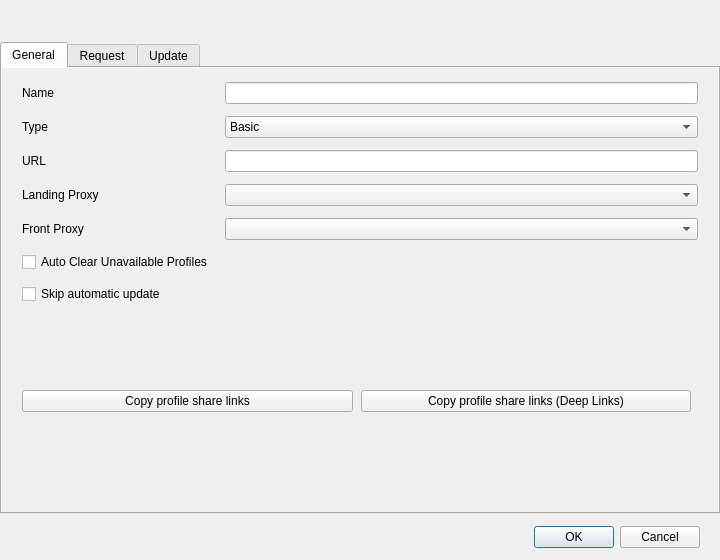
<?xml version="1.0" encoding="UTF-8"?>
<ui version="4.0">
 <class>DialogEditGroup</class>
 <widget class="QDialog" name="DialogEditGroup">
  <property name="geometry">
   <rect>
    <x>0</x>
    <y>0</y>
    <width>720</width>
    <height>560</height>
   </rect>
  </property>
  <property name="minimumSize">
   <size>
    <width>600</width>
    <height>440</height>
   </size>
  </property>
  <property name="windowTitle">
   <string>Group</string>
  </property>
  <layout class="QVBoxLayout" name="dialog_layout" stretch="0,1,0">
   <property name="spacing">
    <number>0</number>
   </property>
   <property name="leftMargin">
    <number>0</number>
   </property>
   <property name="topMargin">
    <number>0</number>
   </property>
   <property name="rightMargin">
    <number>0</number>
   </property>
   <property name="bottomMargin">
    <number>0</number>
   </property>
   <item>
    <widget class="QFrame" name="dialog_header">
     <layout class="QHBoxLayout" name="header_row">
      <property name="leftMargin">
       <number>20</number>
      </property>
      <property name="topMargin">
       <number>16</number>
      </property>
      <property name="rightMargin">
       <number>20</number>
      </property>
      <property name="bottomMargin">
       <number>12</number>
      </property>
      <item>
       <widget class="QLabel" name="dialog_title">
        <property name="text">
         <string notr="true" />
        </property>
        <property name="role" stdset="false">
         <string notr="true">dialogTitle</string>
        </property>
       </widget>
      </item>
     </layout>
    </widget>
   </item>
   <item>
    <widget class="QTabWidget" name="tabs">
     <property name="currentIndex">
      <number>0</number>
     </property>
     <widget class="QWidget" name="tab_base">
      <attribute name="title">
       <string>General</string>
      </attribute>
      <layout class="QVBoxLayout" name="tab_base_layout">
       <property name="spacing">
        <number>0</number>
       </property>
       <property name="leftMargin">
        <number>0</number>
       </property>
       <property name="topMargin">
        <number>0</number>
       </property>
       <property name="rightMargin">
        <number>0</number>
       </property>
       <property name="bottomMargin">
        <number>0</number>
       </property>
       <item>
        <widget class="QScrollArea" name="tab_base_scroll">
         <property name="frameShape">
          <enum>QFrame::Shape::NoFrame</enum>
         </property>
         <property name="horizontalScrollBarPolicy">
          <enum>Qt::ScrollBarPolicy::ScrollBarAlwaysOff</enum>
         </property>
         <property name="widgetResizable">
          <bool>true</bool>
         </property>
         <widget class="QWidget" name="tab_base_contents">
          <layout class="QVBoxLayout" name="tab_base_column">
           <property name="spacing">
            <number>12</number>
           </property>
           <property name="leftMargin">
            <number>20</number>
           </property>
           <property name="topMargin">
            <number>14</number>
           </property>
           <property name="rightMargin">
            <number>20</number>
           </property>
           <property name="bottomMargin">
            <number>18</number>
           </property>
           <item>
            <layout class="QGridLayout" name="main">
             <property name="leftMargin">
              <number>0</number>
             </property>
             <property name="topMargin">
              <number>0</number>
             </property>
             <property name="rightMargin">
              <number>0</number>
             </property>
             <property name="bottomMargin">
              <number>0</number>
             </property>
             <item row="0" column="0">
              <widget class="QLabel" name="label">
               <property name="text">
                <string>Name</string>
               </property>
              </widget>
             </item>
             <item row="0" column="1">
              <widget class="QLineEdit" name="name" />
             </item>
             <item row="1" column="0">
              <widget class="QLabel" name="label_2">
               <property name="text">
                <string>Type</string>
               </property>
              </widget>
             </item>
             <item row="1" column="1">
              <widget class="QComboBox" name="type">
               <item>
                <property name="text">
                 <string>Basic</string>
                </property>
               </item>
               <item>
                <property name="text">
                 <string>Subscription</string>
                </property>
               </item>
              </widget>
             </item>
             <item row="2" column="0">
              <widget class="QLabel" name="label_4">
               <property name="text">
                <string>URL</string>
               </property>
              </widget>
             </item>
             <item row="2" column="1">
              <widget class="MyLineEdit" name="url" />
             </item>
             <item row="3" column="0">
              <widget class="QLabel" name="landing_proxy_l">
               <property name="text">
                <string>Landing Proxy</string>
               </property>
              </widget>
             </item>
             <item row="3" column="1">
              <widget class="QComboBox" name="landing_proxy" />
             </item>
             <item row="4" column="0">
              <widget class="QLabel" name="front_proxy_l">
               <property name="text">
                <string>Front Proxy</string>
               </property>
              </widget>
             </item>
             <item row="4" column="1">
              <widget class="QComboBox" name="front_proxy" />
             </item>
             <item row="5" column="0">
              <widget class="QCheckBox" name="auto_clear_unavailable">
               <property name="text">
                <string>Auto Clear Unavailable Profiles</string>
               </property>
              </widget>
             </item>
             <item row="6" column="0">
              <widget class="QCheckBox" name="skip_auto_update">
               <property name="text">
                <string>Skip automatic update</string>
               </property>
              </widget>
             </item>
            </layout>
           </item>
           <item>
            <widget class="QWidget" name="cat_share" native="true">
             <layout class="QHBoxLayout" name="share_row">
              <property name="spacing">
               <number>8</number>
              </property>
              <property name="leftMargin">
               <number>0</number>
              </property>
              <property name="topMargin">
               <number>0</number>
              </property>
              <property name="rightMargin">
               <number>0</number>
              </property>
              <property name="bottomMargin">
               <number>0</number>
              </property>
              <item>
               <widget class="QPushButton" name="copy_links">
                <property name="text">
                 <string>Copy profile share links</string>
                </property>
               </widget>
              </item>
              <item>
               <widget class="QPushButton" name="copy_links_nkr">
                <property name="text">
                 <string>Copy profile share links (Deep Links)</string>
                </property>
               </widget>
              </item>
              <item>
               <spacer name="share_tail">
                <property name="orientation">
                 <enum>Qt::Orientation::Horizontal</enum>
                </property>
               </spacer>
              </item>
             </layout>
            </widget>
           </item>
           <item>
            <spacer name="tab_base_tail">
             <property name="orientation">
              <enum>Qt::Orientation::Vertical</enum>
             </property>
            </spacer>
           </item>
          </layout>
         </widget>
        </widget>
       </item>
      </layout>
     </widget>
     <widget class="QWidget" name="tab_request">
      <attribute name="title">
       <string>Request</string>
      </attribute>
      <layout class="QVBoxLayout" name="tab_request_layout">
       <property name="spacing">
        <number>0</number>
       </property>
       <property name="leftMargin">
        <number>0</number>
       </property>
       <property name="topMargin">
        <number>0</number>
       </property>
       <property name="rightMargin">
        <number>0</number>
       </property>
       <property name="bottomMargin">
        <number>0</number>
       </property>
       <item>
        <widget class="QScrollArea" name="tab_request_scroll">
         <property name="frameShape">
          <enum>QFrame::Shape::NoFrame</enum>
         </property>
         <property name="horizontalScrollBarPolicy">
          <enum>Qt::ScrollBarPolicy::ScrollBarAlwaysOff</enum>
         </property>
         <property name="widgetResizable">
          <bool>true</bool>
         </property>
         <widget class="QWidget" name="tab_request_contents">
          <layout class="QVBoxLayout" name="tab_request_column">
           <property name="spacing">
            <number>12</number>
           </property>
           <property name="leftMargin">
            <number>20</number>
           </property>
           <property name="topMargin">
            <number>14</number>
           </property>
           <property name="rightMargin">
            <number>20</number>
           </property>
           <property name="bottomMargin">
            <number>18</number>
           </property>
           <item>
            <layout class="QGridLayout" name="endpoint_form">
             <property name="leftMargin">
              <number>0</number>
             </property>
             <property name="topMargin">
              <number>0</number>
             </property>
             <property name="rightMargin">
              <number>0</number>
             </property>
             <property name="bottomMargin">
              <number>0</number>
             </property>
             <item row="0" column="0">
              <widget class="QLabel" name="endpoint_l">
               <property name="text">
                <string>Server Address</string>
               </property>
              </widget>
             </item>
             <item row="0" column="1">
              <layout class="QHBoxLayout" name="endpoint_row">
               <property name="spacing">
                <number>8</number>
               </property>
               <item>
                <widget class="QComboBox" name="endpoint_mode" />
               </item>
               <item>
                <widget class="MyLineEdit" name="endpoint_address">
                 <property name="placeholderText">
                  <string>Host or IP address</string>
                 </property>
                </widget>
               </item>
              </layout>
             </item>
            </layout>
           </item>
           <item>
            <widget class="QWidget" name="request_box" native="true">
             <layout class="QGridLayout" name="request_layout">
              <item row="0" column="0">
               <widget class="QLabel" name="user_agent_l">
                <property name="toolTip">
                 <string>Empty uses the User Agent from the Subscription settings.</string>
                </property>
                <property name="text">
                 <string>User Agent</string>
                </property>
               </widget>
              </item>
              <item row="0" column="1">
               <widget class="MyLineEdit" name="user_agent" />
              </item>
              <item row="1" column="0">
               <widget class="QLabel" name="tls_version_l">
                <property name="toolTip">
                 <string>TLS versions offered when fetching this subscription. Some servers answer the default handshake with a CAPTCHA or a block page; TLS 1.2 often gets through. Keep Default follows the Subscription settings.</string>
                </property>
                <property name="text">
                 <string>TLS Version</string>
                </property>
               </widget>
              </item>
              <item row="1" column="1">
               <widget class="QComboBox" name="tls_version">
                <item>
                 <property name="text">
                  <string>Keep Default</string>
                 </property>
                </item>
                <item>
                 <property name="text">
                  <string>Auto</string>
                 </property>
                </item>
                <item>
                 <property name="text">
                  <string>TLS 1.2</string>
                 </property>
                </item>
                <item>
                 <property name="text">
                  <string>TLS 1.3</string>
                 </property>
                </item>
               </widget>
              </item>
              <item row="2" column="0">
               <widget class="QLabel" name="http_version_l">
                <property name="toolTip">
                 <string>Auto uses HTTP/2 when the server offers it. Keep Default follows the Subscription settings.</string>
                </property>
                <property name="text">
                 <string>HTTP Version</string>
                </property>
               </widget>
              </item>
              <item row="2" column="1">
               <widget class="QComboBox" name="http_version">
                <item>
                 <property name="text">
                  <string>Keep Default</string>
                 </property>
                </item>
                <item>
                 <property name="text">
                  <string>Auto</string>
                 </property>
                </item>
                <item>
                 <property name="text">
                  <string>HTTP/1.1</string>
                 </property>
                </item>
               </widget>
              </item>
              <item row="3" column="0">
               <widget class="QLabel" name="send_hwid_l">
                <property name="toolTip">
                 <string>Send the HWID, OS, OS version and device model headers with this subscription's requests. Keep Default follows the Subscription settings.</string>
                </property>
                <property name="text">
                 <string>Send HWID</string>
                </property>
               </widget>
              </item>
              <item row="3" column="1">
               <widget class="QComboBox" name="send_hwid">
                <item>
                 <property name="text">
                  <string>Keep Default</string>
                 </property>
                </item>
                <item>
                 <property name="text">
                  <string>On</string>
                 </property>
                </item>
                <item>
                 <property name="text">
                  <string>Off</string>
                 </property>
                </item>
               </widget>
              </item>
              <item row="4" column="0">
               <widget class="QLabel" name="hwid_l">
                <property name="text">
                 <string>HWID</string>
                </property>
               </widget>
              </item>
              <item row="4" column="1">
               <widget class="MyLineEdit" name="hwid" />
              </item>
              <item row="5" column="0">
               <widget class="QLabel" name="hwid_os_l">
                <property name="text">
                 <string>OS</string>
                </property>
               </widget>
              </item>
              <item row="5" column="1">
               <widget class="MyLineEdit" name="hwid_os" />
              </item>
              <item row="6" column="0">
               <widget class="QLabel" name="hwid_os_version_l">
                <property name="text">
                 <string>OS Version</string>
                </property>
               </widget>
              </item>
              <item row="6" column="1">
               <widget class="MyLineEdit" name="hwid_os_version" />
              </item>
              <item row="7" column="0">
               <widget class="QLabel" name="hwid_model_l">
                <property name="text">
                 <string>Device Model</string>
                </property>
               </widget>
              </item>
              <item row="7" column="1">
               <widget class="MyLineEdit" name="hwid_model" />
              </item>
             </layout>
            </widget>
           </item>
           <item>
            <spacer name="tab_request_tail">
             <property name="orientation">
              <enum>Qt::Orientation::Vertical</enum>
             </property>
            </spacer>
           </item>
          </layout>
         </widget>
        </widget>
       </item>
      </layout>
     </widget>
     <widget class="QWidget" name="tab_update">
      <attribute name="title">
       <string>Update</string>
      </attribute>
      <layout class="QVBoxLayout" name="tab_update_layout">
       <property name="spacing">
        <number>0</number>
       </property>
       <property name="leftMargin">
        <number>0</number>
       </property>
       <property name="topMargin">
        <number>0</number>
       </property>
       <property name="rightMargin">
        <number>0</number>
       </property>
       <property name="bottomMargin">
        <number>0</number>
       </property>
       <item>
        <widget class="QScrollArea" name="tab_update_scroll">
         <property name="frameShape">
          <enum>QFrame::Shape::NoFrame</enum>
         </property>
         <property name="horizontalScrollBarPolicy">
          <enum>Qt::ScrollBarPolicy::ScrollBarAlwaysOff</enum>
         </property>
         <property name="widgetResizable">
          <bool>true</bool>
         </property>
         <widget class="QWidget" name="tab_update_contents">
          <layout class="QVBoxLayout" name="tab_update_column">
           <property name="spacing">
            <number>12</number>
           </property>
           <property name="leftMargin">
            <number>20</number>
           </property>
           <property name="topMargin">
            <number>14</number>
           </property>
           <property name="rightMargin">
            <number>20</number>
           </property>
           <property name="bottomMargin">
            <number>18</number>
           </property>
           <item>
            <widget class="QWidget" name="update_box" native="true">
             <layout class="QVBoxLayout" name="update_layout">
              <property name="leftMargin"><number>0</number></property>
              <property name="topMargin"><number>0</number></property>
              <property name="rightMargin"><number>0</number></property>
              <property name="bottomMargin"><number>0</number></property>
              <item>
               <layout class="QGridLayout" name="update_schedule_layout">
                <item row="0" column="0">
                 <widget class="QLabel" name="update_interval_l">
                  <property name="toolTip">
                   <string>Minutes between automatic updates of this subscription. Keep Default follows the Subscription settings, where automatic updates must be enabled.</string>
                  </property>
                  <property name="text">
                   <string>Update Interval</string>
                  </property>
                 </widget>
                </item>
                <item row="0" column="1">
                 <widget class="QSpinBox" name="update_interval">
                  <property name="maximum">
                   <number>525600</number>
                  </property>
                  <property name="singleStep">
                   <number>30</number>
                  </property>
                 </widget>
                </item>
                <item row="1" column="0">
                 <widget class="QLabel" name="server_interval_l">
                  <property name="toolTip">
                   <string>Use the update interval sent by the subscription server; the interval above applies when it sends none. Keep Default follows the Subscription settings.</string>
                  </property>
                  <property name="text">
                   <string>Server Interval</string>
                  </property>
                 </widget>
                </item>
                <item row="1" column="1">
                 <widget class="QComboBox" name="server_interval">
                  <item>
                   <property name="text">
                    <string>Keep Default</string>
                   </property>
                  </item>
                  <item>
                   <property name="text">
                    <string>Use</string>
                   </property>
                  </item>
                  <item>
                   <property name="text">
                    <string>Ignore</string>
                   </property>
                  </item>
                 </widget>
                </item>
               </layout>
              </item>
              <item>
               <widget class="QCheckBox" name="keep_working">
                <property name="toolTip">
                 <string>Profiles whose last test succeeded are kept when the subscription no longer lists them.</string>
                </property>
                <property name="text">
                 <string>Keep working profiles</string>
                </property>
               </widget>
              </item>
              <item>
               <widget class="QLabel" name="after_update_l">
                <property name="text">
                 <string>After each update:</string>
                </property>
               </widget>
              </item>
              <item>
               <widget class="QCheckBox" name="remove_duplicates">
                <property name="text">
                 <string>Remove duplicate profiles</string>
                </property>
               </widget>
              </item>
              <item>
               <widget class="QCheckBox" name="remove_insecure">
                <property name="text">
                 <string>Remove insecure profiles</string>
                </property>
               </widget>
              </item>
              <item>
               <widget class="QCheckBox" name="remove_invalid">
                <property name="toolTip">
                 <string>Profiles the core rejects. Skipped while the core is unreachable.</string>
                </property>
                <property name="text">
                 <string>Remove invalid profiles</string>
                </property>
               </widget>
              </item>
              <item>
               <widget class="QCheckBox" name="url_test">
                <property name="toolTip">
                 <string>Tests the group's profiles once the update finishes, after any test already running.</string>
                </property>
                <property name="text">
                 <string>Run URL test</string>
                </property>
               </widget>
              </item>
              <item>
               <layout class="QVBoxLayout" name="url_test_follow_ups">
                <item>
                 <widget class="QCheckBox" name="remove_unavailable">
                  <property name="text">
                   <string>Remove unavailable profiles</string>
                  </property>
                 </widget>
                </item>
                <item>
                 <widget class="QCheckBox" name="sort_by_latency">
                  <property name="text">
                   <string>Sort by latency</string>
                  </property>
                 </widget>
                </item>
               </layout>
              </item>
             </layout>
            </widget>
           </item>
           <item>
            <spacer name="tab_update_tail">
             <property name="orientation">
              <enum>Qt::Orientation::Vertical</enum>
             </property>
            </spacer>
           </item>
          </layout>
         </widget>
        </widget>
       </item>
      </layout>
     </widget>
    </widget>
   </item>
   <item>
    <widget class="QFrame" name="dialog_footer">
     <property name="role" stdset="false">
      <string notr="true">dialogFooter</string>
     </property>
     <layout class="QHBoxLayout" name="footer_row">
      <property name="leftMargin">
       <number>20</number>
      </property>
      <property name="topMargin">
       <number>12</number>
      </property>
      <property name="rightMargin">
       <number>20</number>
      </property>
      <property name="bottomMargin">
       <number>12</number>
      </property>
      <item>
       <widget class="QDialogButtonBox" name="buttonBox">
        <property name="standardButtons">
         <set>QDialogButtonBox::StandardButton::Cancel|QDialogButtonBox::StandardButton::Ok</set>
        </property>
       </widget>
      </item>
     </layout>
    </widget>
   </item>
  </layout>
 </widget>
 <customwidgets>
  <customwidget>
   <class>MyLineEdit</class>
   <extends>QLineEdit</extends>
   <header>include/ui/utils/MyLineEdit.h</header>
  </customwidget>
 </customwidgets>
 <tabstops>
  <tabstop>name</tabstop>
  <tabstop>type</tabstop>
  <tabstop>url</tabstop>
  <tabstop>landing_proxy</tabstop>
  <tabstop>front_proxy</tabstop>
  <tabstop>auto_clear_unavailable</tabstop>
  <tabstop>skip_auto_update</tabstop>
  <tabstop>copy_links</tabstop>
  <tabstop>copy_links_nkr</tabstop>
  <tabstop>endpoint_mode</tabstop>
  <tabstop>endpoint_address</tabstop>
  <tabstop>user_agent</tabstop>
  <tabstop>tls_version</tabstop>
  <tabstop>http_version</tabstop>
  <tabstop>send_hwid</tabstop>
  <tabstop>hwid</tabstop>
  <tabstop>hwid_os</tabstop>
  <tabstop>hwid_os_version</tabstop>
  <tabstop>hwid_model</tabstop>
  <tabstop>update_interval</tabstop>
  <tabstop>server_interval</tabstop>
  <tabstop>keep_working</tabstop>
  <tabstop>remove_duplicates</tabstop>
  <tabstop>remove_insecure</tabstop>
  <tabstop>remove_invalid</tabstop>
  <tabstop>url_test</tabstop>
  <tabstop>remove_unavailable</tabstop>
  <tabstop>sort_by_latency</tabstop>
 </tabstops>
 <resources />
 <connections>
  <connection>
   <sender>buttonBox</sender>
   <signal>rejected()</signal>
   <receiver>DialogEditGroup</receiver>
   <slot>reject()</slot>
   <hints>
    <hint type="sourcelabel">
     <x>199</x>
     <y>275</y>
    </hint>
    <hint type="destinationlabel">
     <x>199</x>
     <y>149</y>
    </hint>
   </hints>
  </connection>
  <connection>
   <sender>buttonBox</sender>
   <signal>accepted()</signal>
   <receiver>DialogEditGroup</receiver>
   <slot>accept()</slot>
   <hints>
    <hint type="sourcelabel">
     <x>199</x>
     <y>291</y>
    </hint>
    <hint type="destinationlabel">
     <x>199</x>
     <y>157</y>
    </hint>
   </hints>
  </connection>
 </connections>
</ui>
